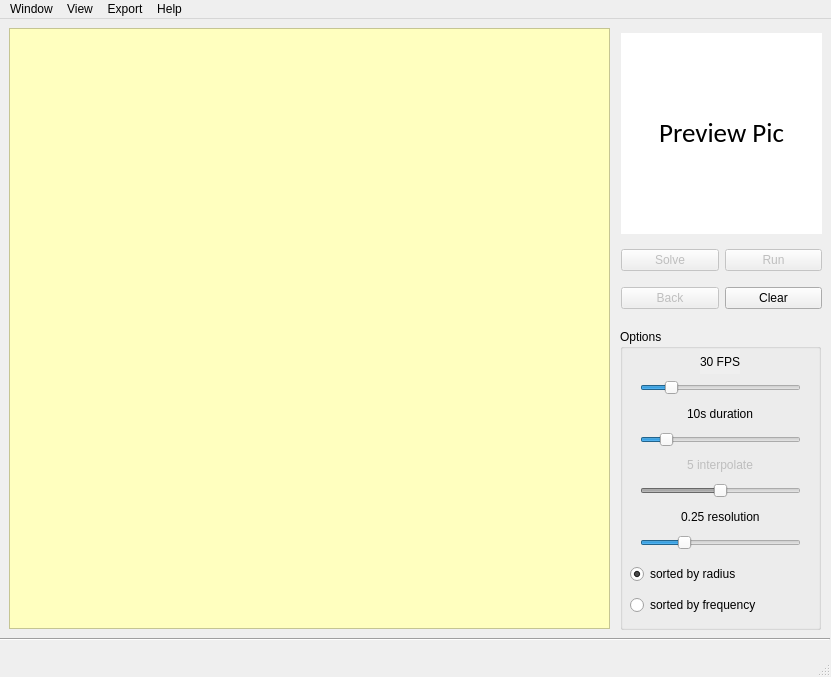
<?xml version="1.0" encoding="UTF-8"?>
<ui version="4.0">
 <class>MainWindow</class>
 <widget class="QMainWindow" name="MainWindow">
  <property name="enabled">
   <bool>true</bool>
  </property>
  <property name="geometry">
   <rect>
    <x>0</x>
    <y>0</y>
    <width>831</width>
    <height>677</height>
   </rect>
  </property>
  <property name="sizePolicy">
   <sizepolicy hsizetype="Preferred" vsizetype="Preferred">
    <horstretch>0</horstretch>
    <verstretch>0</verstretch>
   </sizepolicy>
  </property>
  <property name="minimumSize">
   <size>
    <width>831</width>
    <height>677</height>
   </size>
  </property>
  <property name="maximumSize">
   <size>
    <width>831</width>
    <height>677</height>
   </size>
  </property>
  <property name="mouseTracking">
   <bool>true</bool>
  </property>
  <property name="windowTitle">
   <string>EpiCycles</string>
  </property>
  <property name="styleSheet">
   <string notr="true"/>
  </property>
  <widget class="QWidget" name="centralwidget">
   <property name="mouseTracking">
    <bool>true</bool>
   </property>
   <widget class="QGroupBox" name="groupBox">
    <property name="geometry">
     <rect>
      <x>620</x>
      <y>310</y>
      <width>201</width>
      <height>301</height>
     </rect>
    </property>
    <property name="minimumSize">
     <size>
      <width>0</width>
      <height>0</height>
     </size>
    </property>
    <property name="maximumSize">
     <size>
      <width>80000</width>
      <height>60000</height>
     </size>
    </property>
    <property name="styleSheet">
     <string notr="true"/>
    </property>
    <property name="title">
     <string>Options</string>
    </property>
    <widget class="QWidget" name="verticalLayoutWidget">
     <property name="geometry">
      <rect>
       <x>20</x>
       <y>20</y>
       <width>161</width>
       <height>201</height>
      </rect>
     </property>
     <layout class="QVBoxLayout" name="verticalLayout">
      <item alignment="Qt::AlignHCenter">
       <widget class="QLabel" name="fpsLabel">
        <property name="layoutDirection">
         <enum>Qt::LeftToRight</enum>
        </property>
        <property name="autoFillBackground">
         <bool>true</bool>
        </property>
        <property name="text">
         <string>30 FPS</string>
        </property>
       </widget>
      </item>
      <item>
       <widget class="QSlider" name="fpsSlider">
        <property name="minimum">
         <number>1</number>
        </property>
        <property name="maximum">
         <number>13</number>
        </property>
        <property name="pageStep">
         <number>1</number>
        </property>
        <property name="value">
         <number>3</number>
        </property>
        <property name="orientation">
         <enum>Qt::Horizontal</enum>
        </property>
       </widget>
      </item>
      <item alignment="Qt::AlignHCenter">
       <widget class="QLabel" name="durationLabel">
        <property name="text">
         <string>10s duration</string>
        </property>
       </widget>
      </item>
      <item>
       <widget class="QSlider" name="duraSlider">
        <property name="minimum">
         <number>1</number>
        </property>
        <property name="maximum">
         <number>31</number>
        </property>
        <property name="pageStep">
         <number>1</number>
        </property>
        <property name="value">
         <number>5</number>
        </property>
        <property name="orientation">
         <enum>Qt::Horizontal</enum>
        </property>
       </widget>
      </item>
      <item alignment="Qt::AlignHCenter">
       <widget class="QLabel" name="interLabel">
        <property name="enabled">
         <bool>false</bool>
        </property>
        <property name="text">
         <string>5 interpolate</string>
        </property>
       </widget>
      </item>
      <item>
       <widget class="QSlider" name="interSlider">
        <property name="enabled">
         <bool>false</bool>
        </property>
        <property name="minimum">
         <number>-1</number>
        </property>
        <property name="maximum">
         <number>11</number>
        </property>
        <property name="pageStep">
         <number>1</number>
        </property>
        <property name="value">
         <number>5</number>
        </property>
        <property name="orientation">
         <enum>Qt::Horizontal</enum>
        </property>
       </widget>
      </item>
      <item alignment="Qt::AlignHCenter">
       <widget class="QLabel" name="resoLabel">
        <property name="text">
         <string>0.25 resolution</string>
        </property>
       </widget>
      </item>
      <item>
       <widget class="QSlider" name="resolSlider">
        <property name="minimum">
         <number>-3</number>
        </property>
        <property name="maximum">
         <number>5</number>
        </property>
        <property name="pageStep">
         <number>1</number>
        </property>
        <property name="value">
         <number>-1</number>
        </property>
        <property name="orientation">
         <enum>Qt::Horizontal</enum>
        </property>
       </widget>
      </item>
     </layout>
    </widget>
    <widget class="QWidget" name="verticalLayoutWidget_2">
     <property name="geometry">
      <rect>
       <x>10</x>
       <y>230</y>
       <width>181</width>
       <height>61</height>
      </rect>
     </property>
     <layout class="QVBoxLayout" name="verticalLayout_2">
      <item>
       <widget class="QRadioButton" name="raidusButton">
        <property name="enabled">
         <bool>true</bool>
        </property>
        <property name="mouseTracking">
         <bool>false</bool>
        </property>
        <property name="acceptDrops">
         <bool>false</bool>
        </property>
        <property name="autoFillBackground">
         <bool>false</bool>
        </property>
        <property name="text">
         <string>sorted by radius</string>
        </property>
        <property name="checkable">
         <bool>true</bool>
        </property>
        <property name="checked">
         <bool>true</bool>
        </property>
        <property name="autoExclusive">
         <bool>true</bool>
        </property>
       </widget>
      </item>
      <item>
       <widget class="QRadioButton" name="freButton">
        <property name="text">
         <string>sorted by frequency</string>
        </property>
        <property name="checked">
         <bool>false</bool>
        </property>
       </widget>
      </item>
     </layout>
    </widget>
   </widget>
   <widget class="QWidget" name="gridLayoutWidget">
    <property name="geometry">
     <rect>
      <x>621</x>
      <y>220</y>
      <width>201</width>
      <height>81</height>
     </rect>
    </property>
    <layout class="QGridLayout" name="gridLayout">
     <item row="1" column="0">
      <widget class="QPushButton" name="backButton">
       <property name="enabled">
        <bool>false</bool>
       </property>
       <property name="font">
        <font>
         <family>Arial</family>
         <weight>50</weight>
         <bold>false</bold>
        </font>
       </property>
       <property name="text">
        <string>Back</string>
       </property>
      </widget>
     </item>
     <item row="0" column="0">
      <widget class="QPushButton" name="solveButton">
       <property name="enabled">
        <bool>false</bool>
       </property>
       <property name="font">
        <font>
         <family>Arial</family>
         <weight>50</weight>
         <italic>false</italic>
         <bold>false</bold>
         <underline>false</underline>
         <strikeout>false</strikeout>
         <kerning>true</kerning>
        </font>
       </property>
       <property name="text">
        <string>Solve</string>
       </property>
      </widget>
     </item>
     <item row="0" column="1">
      <widget class="QPushButton" name="runButton">
       <property name="enabled">
        <bool>false</bool>
       </property>
       <property name="font">
        <font>
         <family>Arial</family>
         <weight>50</weight>
         <bold>false</bold>
        </font>
       </property>
       <property name="text">
        <string>Run</string>
       </property>
      </widget>
     </item>
     <item row="1" column="1">
      <widget class="QPushButton" name="clearButton">
       <property name="enabled">
        <bool>true</bool>
       </property>
       <property name="font">
        <font>
         <family>Arial</family>
         <weight>50</weight>
         <bold>false</bold>
        </font>
       </property>
       <property name="text">
        <string>Clear</string>
       </property>
      </widget>
     </item>
    </layout>
   </widget>
   <widget class="Line" name="line">
    <property name="geometry">
     <rect>
      <x>0</x>
      <y>610</y>
      <width>830</width>
      <height>20</height>
     </rect>
    </property>
    <property name="orientation">
     <enum>Qt::Horizontal</enum>
    </property>
   </widget>
   <widget class="QFrame" name="frame">
    <property name="geometry">
     <rect>
      <x>9</x>
      <y>9</y>
      <width>601</width>
      <height>601</height>
     </rect>
    </property>
    <property name="minimumSize">
     <size>
      <width>601</width>
      <height>601</height>
     </size>
    </property>
    <property name="maximumSize">
     <size>
      <width>601</width>
      <height>601</height>
     </size>
    </property>
    <property name="mouseTracking">
     <bool>true</bool>
    </property>
    <property name="styleSheet">
     <string notr="true">background-color: rgb(255, 255, 191);
</string>
    </property>
    <property name="frameShape">
     <enum>QFrame::StyledPanel</enum>
    </property>
    <property name="frameShadow">
     <enum>QFrame::Plain</enum>
    </property>
   </widget>
   <widget class="QLabel" name="previewLabel">
    <property name="geometry">
     <rect>
      <x>621</x>
      <y>14</y>
      <width>201</width>
      <height>201</height>
     </rect>
    </property>
    <property name="font">
     <font>
      <family>Calibri</family>
      <pointsize>20</pointsize>
     </font>
    </property>
    <property name="styleSheet">
     <string notr="true">background-color: rgb(255, 255, 255);</string>
    </property>
    <property name="text">
     <string>&lt;html&gt;&lt;head/&gt;&lt;body&gt;&lt;p align=&quot;center&quot;&gt;Preview Pic&lt;/p&gt;&lt;/body&gt;&lt;/html&gt;</string>
    </property>
   </widget>
  </widget>
  <widget class="QMenuBar" name="menubar">
   <property name="geometry">
    <rect>
     <x>0</x>
     <y>0</y>
     <width>831</width>
     <height>26</height>
    </rect>
   </property>
   <widget class="QMenu" name="menuWindow">
    <property name="enabled">
     <bool>true</bool>
    </property>
    <property name="title">
     <string>Window</string>
    </property>
    <addaction name="actionRun"/>
    <addaction name="actionClear"/>
    <addaction name="separator"/>
    <addaction name="actionExit"/>
   </widget>
   <widget class="QMenu" name="menuView">
    <property name="enabled">
     <bool>true</bool>
    </property>
    <property name="title">
     <string>View</string>
    </property>
    <widget class="QMenu" name="menuPrameter">
     <property name="enabled">
      <bool>false</bool>
     </property>
     <property name="title">
      <string>display</string>
     </property>
     <addaction name="actionlines"/>
     <addaction name="actioncircles"/>
     <addaction name="actiondots"/>
    </widget>
    <widget class="QMenu" name="menuinterpolation">
     <property name="enabled">
      <bool>false</bool>
     </property>
     <property name="title">
      <string>interpolation</string>
     </property>
     <addaction name="actionnone"/>
     <addaction name="actionlinear"/>
     <addaction name="actioncubic"/>
    </widget>
    <addaction name="menuPrameter"/>
    <addaction name="menuinterpolation"/>
    <addaction name="separator"/>
    <addaction name="actionopen_Image"/>
    <addaction name="actionclose_image"/>
    <addaction name="separator"/>
    <addaction name="actionrefresh"/>
   </widget>
   <widget class="QMenu" name="menuExport">
    <property name="enabled">
     <bool>true</bool>
    </property>
    <property name="title">
     <string>Export</string>
    </property>
    <addaction name="action_text"/>
    <addaction name="action_mp4"/>
    <addaction name="action_gif"/>
   </widget>
   <widget class="QMenu" name="menuHelp">
    <property name="enabled">
     <bool>true</bool>
    </property>
    <property name="title">
     <string>Help</string>
    </property>
    <addaction name="actionGitHub"/>
    <addaction name="separator"/>
    <addaction name="actionAbout"/>
   </widget>
   <addaction name="menuWindow"/>
   <addaction name="menuView"/>
   <addaction name="menuExport"/>
   <addaction name="menuHelp"/>
  </widget>
  <widget class="QStatusBar" name="statusbar">
   <property name="enabled">
    <bool>true</bool>
   </property>
  </widget>
  <action name="actionRun">
   <property name="enabled">
    <bool>false</bool>
   </property>
   <property name="text">
    <string>Run</string>
   </property>
  </action>
  <action name="actionClear">
   <property name="text">
    <string>Clear</string>
   </property>
  </action>
  <action name="actionExit">
   <property name="text">
    <string>Exit</string>
   </property>
  </action>
  <action name="actionlines">
   <property name="checkable">
    <bool>true</bool>
   </property>
   <property name="checked">
    <bool>true</bool>
   </property>
   <property name="text">
    <string>lines</string>
   </property>
  </action>
  <action name="actioncircles">
   <property name="checkable">
    <bool>true</bool>
   </property>
   <property name="checked">
    <bool>true</bool>
   </property>
   <property name="text">
    <string>circles</string>
   </property>
  </action>
  <action name="actiondots">
   <property name="checkable">
    <bool>true</bool>
   </property>
   <property name="checked">
    <bool>true</bool>
   </property>
   <property name="text">
    <string>dots</string>
   </property>
  </action>
  <action name="actionopen_Image">
   <property name="text">
    <string>open image</string>
   </property>
  </action>
  <action name="actionclose_image">
   <property name="text">
    <string>close image</string>
   </property>
  </action>
  <action name="actionrefresh">
   <property name="text">
    <string>refresh</string>
   </property>
  </action>
  <action name="action_text">
   <property name="enabled">
    <bool>false</bool>
   </property>
   <property name="text">
    <string>*.txt</string>
   </property>
  </action>
  <action name="action_mp4">
   <property name="enabled">
    <bool>false</bool>
   </property>
   <property name="text">
    <string>*.mp4</string>
   </property>
   <property name="font">
    <font>
     <family>Arial</family>
    </font>
   </property>
  </action>
  <action name="action_gif">
   <property name="text">
    <string>*.gif</string>
   </property>
  </action>
  <action name="actionnone">
   <property name="checkable">
    <bool>true</bool>
   </property>
   <property name="text">
    <string>none</string>
   </property>
  </action>
  <action name="actionlinear">
   <property name="checkable">
    <bool>true</bool>
   </property>
   <property name="checked">
    <bool>true</bool>
   </property>
   <property name="text">
    <string>linear</string>
   </property>
  </action>
  <action name="actioncubic">
   <property name="checkable">
    <bool>true</bool>
   </property>
   <property name="text">
    <string>cubic</string>
   </property>
  </action>
  <action name="actionGitHub">
   <property name="enabled">
    <bool>true</bool>
   </property>
   <property name="text">
    <string>GitHub</string>
   </property>
  </action>
  <action name="actionAbout">
   <property name="text">
    <string>About...</string>
   </property>
  </action>
 </widget>
 <resources/>
 <connections/>
</ui>
